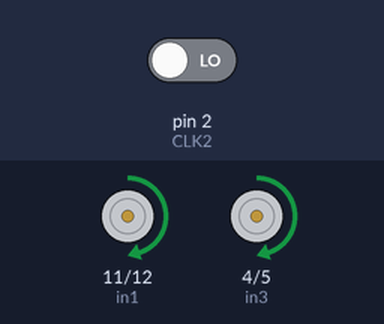
A sketch run on a simulated Arduino Uno, built with avr-gcc and run on an emulated ATmega328P. Shown: motor-driver pin pairs drawn as motors (green arrow = first pin HIGH = forward, orange = second pin HIGH = backward, longer = more drive, scaled by the enable pin). The test bench sets the inputs (shaded band); at power-on: pin 2 (CLK2) LOW.

Above: at 0.05 s.
Timing chart, 0 to 3.5 s (numbered marks = the images above):
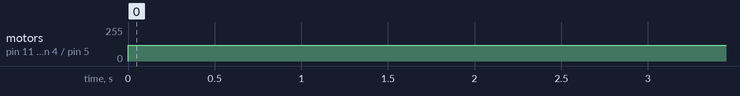

The sketch:

Micromouse.ino
```cpp
//Ultrasonic Sensor 1
const int trigPin2 = A0, echoPin2 = A1;
//Ultrasonic Sensor 2
const int trigPin1 = 7, echoPin1 = 6;
//Ultrasonic Sensor 3
const int trigPin3 = A2, echoPin3 = A3;
const int squareSide = 30;
int wallType = 0; //Type of wall found

//L298N Motor Driver
// Motor A connections
int enA = 9, in1 = 11, in2 = 12;//Right
// Motor B connections
int enB = 10, in3 = 4, in4 = 5;//Left
int orient = 0;
int steps[]={0,3,2};
//Encoder
#define CLK1 1 //Left
#define CLK2 2 //Right
int stateCLK1=0, stateCLK2=0,counter=0;
float duration1,duration2,duration3,distance1,distance2,distance3;
const float pi = 3.14; // Pi value
const int R = 0.03, wtw=22;
const int N = 40; //no of steps for one rotation
float distance = 0;

//SETUP HERE
void setup() {
  Serial.begin(9600);
  ultrasonics();
  motorControl();
  encoders();
}

void ultrasonics() {
  pinMode(trigPin1, OUTPUT);
  pinMode(echoPin1, INPUT);
  pinMode(trigPin2, OUTPUT);
  pinMode(echoPin2, INPUT);
  pinMode(trigPin3, OUTPUT);
  pinMode(echoPin3, INPUT);
}

void motorControl() {
// Motor control pins as outputs
	pinMode(enA, OUTPUT);
	pinMode(enB, OUTPUT);
	pinMode(in1, OUTPUT);
	pinMode(in2, OUTPUT);
	pinMode(in3, OUTPUT);
	pinMode(in4, OUTPUT);

	// // Turn off motors - Initial state
	// digitalWrite(in1, LOW);
	// digitalWrite(in2, LOW);
	// digitalWrite(in3, LOW);
	// digitalWrite(in4, LOW);
}

void encoders() {
  pinMode(CLK1,INPUT);
  pinMode(CLK2,INPUT);
  stateCLK1 = digitalRead(CLK1);
  stateCLK2 = digitalRead(CLK2);
}

//LOOP STARTS HERE
void loop() {
  // wallType = ultrasoundDistance();
  for(int i=0;i<sizeof(steps);i++){
    movementControl(orient);
  }
	// speedControl();//Will see later
}

int ultrasoundDistance() {
  digitalWrite(trigPin1, HIGH);
  digitalWrite(trigPin2, HIGH);
  digitalWrite(trigPin3, HIGH);

  duration1 = pulseIn(echoPin1, HIGH);
  duration2 = pulseIn(echoPin2, HIGH);
  duration3 = pulseIn(echoPin3, HIGH);

  distance1 = (duration1*.0343)/2;// in cm
  distance2 = (duration2*.0343)/2;
  distance3 = (duration3*.0343)/2;
  // Serial.print("Distance: ");
  // Serial.println(distance);
  wallType = 0;
  if (distance1 <=2 || distance2 <=2 || distance3 <=2){
    return wallType = -1;
    delay(500);
  }
  else if (distance1>2 && distance1<squareSide/2){
    return wallType = 1;
    delay(500);
  }
  else if (distance2>2 && distance2<squareSide/2){
    return wallType = 2;
     delay(500);
  }
  else if (distance3>2 && distance3<squareSide/2){
    return wallType = 3;
    delay(500);
  }
  else if (distance1>2 && distance1<squareSide/2 && distance2>2 && distance2<squareSide/2){
    return wallType = 4;
    delay(500);
  }
  else if (distance1>2 && distance1<squareSide/2 && distance3>2 && distance3<squareSide/2){
    return wallType = 5;
    delay(500);
  }
  else if (distance2>2 && distance2<squareSide/2 && distance3>2 && distance3<squareSide/2){
    return wallType = 6;
    delay(500);
  }
  else if (distance1>2 && distance1<squareSide/2 && distance3>2 && distance3<squareSide/2 && distance3>2 && distance3<squareSide/2){
    return wallType = 7;
    delay(500);
  }
}

void movementControl(int orient) {
  analogWrite(enA, 120);
	analogWrite(enB, 120);

  if(orient==0){//Front
  digitalWrite(in1, HIGH);
	digitalWrite(in2, LOW);
	digitalWrite(in3, HIGH);
	digitalWrite(in4, LOW);
	delay(500);
  move(squareSide);
  }
  else if(orient==1){//Back
  digitalWrite(in1, LOW);
	digitalWrite(in2, HIGH);
	digitalWrite(in3, LOW);
	digitalWrite(in4, HIGH);
	delay(500);
  move(squareSide);
  }
  else if(orient==2){//Left
  digitalWrite(in1, HIGH);
	digitalWrite(in2, LOW);
	digitalWrite(in3, LOW);
	digitalWrite(in4, HIGH);
	delay(1000);
  turn(orient,wtw);
  }
  else if(orient==3){//Right
  digitalWrite(in1, LOW);
	digitalWrite(in2, HIGH);
	digitalWrite(in3, HIGH);
	digitalWrite(in4, LOW);
	delay(1000);
  turn(orient,wtw);
  }
  orient = 0;
}

void move(int squareSide) {
  int dist=0;
  while(dist == squareSide){
    if(stateCLK1==1){
    counter++;
  }
    else{
    counter=counter;
  }
  dist = ((2*pi*R)/N) * counter ;
  }
  digitalWrite(in1, LOW);
	digitalWrite(in2, LOW);
	digitalWrite(in3, LOW);
	digitalWrite(in4, LOW);
}
void turn(int orient, int wtw){
  int dist=0;
  while(dist == wtw){
  if(orient==2){
    if(stateCLK2==1){
    counter++;
  }
    else{
    counter=counter;
  }
  }
  else if(orient==3){
    if(stateCLK1==1){
    counter++;
  }
    else{
    counter=counter;
  }
  }
  dist = ((2*pi*R)/N) * counter ;
  }
  move(squareSide);
  digitalWrite(in1, LOW);
	digitalWrite(in2, LOW);
	digitalWrite(in3, LOW);
	digitalWrite(in4, LOW);
}
// void speedControl() {
// 	// Turn on motors
// 	digitalWrite(in1, LOW);
// 	digitalWrite(in2, HIGH);
// 	digitalWrite(in3, LOW);
// 	digitalWrite(in4, HIGH);

// 	// Accelerate from zero to maximum speed
// 	for (int i = 0; i < 256; i++) {
// 		analogWrite(enA, i);
// 		analogWrite(enB, i);
// 		delay(20);
// 	}

// 	// Decelerate from maximum speed to zero
// 	for (int i = 255; i >= 0; --i) {
// 		analogWrite(enA, i);
// 		analogWrite(enB, i);
// 		delay(20);
// 	}

// 	// Now turn off motors
// 	digitalWrite(in1, LOW);
// 	digitalWrite(in2, LOW);
// 	digitalWrite(in3, LOW);
// 	digitalWrite(in4, LOW);
// }
```

Measured:
- by itself, motor on pin 11 (in1) / pin 12 (in2), motor on pin 4 (in3) / pin 5 (in4): stopped → forward 120/255 at 0.00 s
